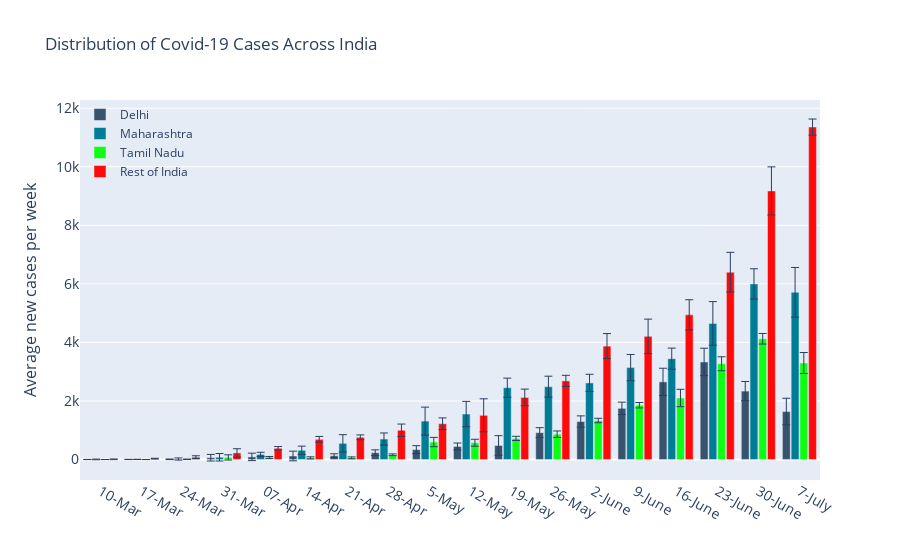

Write notebook code for a chart like this one.
### Code cell
import plotly.graph_objects as go

fig = go.Figure()
fig.add_trace(go.Bar(x=list(range(1,weeks+1)),
                y=week_avg['Delhi'],
                     error_y=dict(type='data', array=np.array(week_avg['err_del'])
                                  ,visible = True,thickness =1),
                name='Delhi',
                marker_color='rgb(55, 83, 109)'
                ))
fig.add_trace(go.Bar(x=list(range(1,weeks+1)),
                y=week_avg['Maharashtra'],
                error_y=dict(type='data', array=np.array(week_avg['err_mah'])
                             ,visible = True, thickness =1),
                name='Maharashtra',
                marker_color='rgb(0,125,150)'
                ))
fig.add_trace(go.Bar(x=list(range(1,weeks+1)),
                y=week_avg['Tamil Nadu'],
                error_y=dict(type='data', array=np.array(week_avg['err_tn'])
                             ,visible = True, thickness =1),
                name='Tamil Nadu',
                marker_color='rgb(13, 255, 20)'
                ))
fig.add_trace(go.Bar(x=list(range(1,weeks+1)),
                y=week_avg['Rest of India'],
                error_y=dict(type='data', array=np.array(week_avg['err_rest']) 
                             ,visible = True, thickness =1),
                name='Rest of India',
                marker_color='rgb(255, 10, 10)'
                ))

fig.update_layout(
    title='Distribution of Covid-19 Cases Across India' ,
    
    xaxis=dict(tickfont_size=14,
#                title = 'Week',
               ticktext= week_avg['week'],
               tickvals = list(range(1,plot_cases.shape[0]+1))
              ),    
    yaxis=dict(
        title='Average new cases per week',
        titlefont_size=16,
        tickfont_size=14,
    ),
    legend=dict(
        x=0,
        y=1.0,
        bgcolor='rgba(255, 255, 255, 0)',
        bordercolor='rgba(255, 255, 255, 0)'
    ),
    barmode='group',
    bargap=0.15, # gap between bars of adjacent location coordinates.
    bargroupgap=0.1,# gap between bars of the same location coordinate.
    shapes=[
        dict(
            type="rect",
            # x-reference is assigned to the x-values
            xref="x",
            # y-reference is assigned to the plot paper [0,1]
            yref="paper",
            x0="Jul 2020",
            y0=0,
            x1="Apr 2020",
            y1=1,
            fillcolor="LightSalmon",
            opacity=0.5,
            layer="below",
            line_width=0,
        )
    ],
    annotations=[
        dict(
#             x=15.5,
#             y=400,
            xref="x",
            yref="y",
            text="",
#             family="sans serif",
            showarrow=False
        )
    ]
)

# fig.update_xaxes(week_avg['week'])
fig.write_image('Images/weekly_avg.png',width=800, height=600)
fig.show()

### Figure 1 — Plotly figure (JSON) as saved in the notebook; plotly's stock layout.template omitted (floating-point values rounded to 4 significant figures)
{"data": [{"error_y": {"array": [2, 3.207, 9.81, 112.2, 127.1, 164.5, 67.39, 97.57, 134.0, 116.6, 335.0, 170.3, 192.8, 211.5, 466.3, 468.8, 328.5, 454.0], "thickness": 1, "type": "data", "visible": true}, "marker": {"color": "rgb(55, 83, 109)"}, "name": "Delhi", "type": "bar", "x": [1, 2, 3, 4, 5, 6, 7, 8, 9, 10, 11, 12, 13, 14, 15, 16, 17, 18], "y": [1, 3, 8, 62, 90, 121, 130, 233, 339, 447, 480, 918, 1298, 1749, 2652, 3333, 2338, 1639]}, {"error_y": {"array": [10.57, 3.928, 36.47, 127.9, 71.39, 141.6, 297.2, 206.7, 476.8, 432.4, 326.4, 357.8, 294.6, 448.0, 361.0, 743.5, 517.3, 849.4], "thickness": 1, "type": "data", "visible": true}, "marker": {"color": "rgb(0,125,150)"}, "name": "Maharashtra", "type": "bar", "x": [1, 2, 3, 4, 5, 6, 7, 8, 9, 10, 11, 12, 13, 14, 15, 16, 17, 18], "y": [4, 5, 18, 78, 176, 316, 552, 700, 1313, 1554, 2454, 2489, 2617, 3140, 3445, 4650, 5999, 5711]}, {"error_y": {"array": [0.5345, 0.8806, 6.881, 89.24, 32.45, 35.69, 32.4, 30.21, 159.1, 118.4, 72.13, 110.8, 75.85, 92.76, 296.1, 238.2, 181.1, 359.0], "thickness": 1, "type": "data", "visible": true}, "marker": {"color": "rgb(13, 255, 20)"}, "name": "Tamil Nadu", "type": "bar", "x": [1, 2, 3, 4, 5, 6, 7, 8, 9, 10, 11, 12, 13, 14, 15, 16, 17, 18], "y": [0, 0, 8, 72, 72, 57, 58, 162, 597, 574, 721, 865, 1333, 1856, 2102, 3271, 4125, 3296]}, {"error_y": {"array": [11.06, 11.72, 48.35, 142.5, 58.49, 98.66, 82.05, 211.5, 199.0, 564.6, 284.5, 191.4, 428.4, 588.7, 515.6, 676.8, 821.5, 275.3], "thickness": 1, "type": "data", "visible": true}, "marker": {"color": "rgb(255, 10, 10)"}, "name": "Rest of India", "type": "bar", "x": [1, 2, 3, 4, 5, 6, 7, 8, 9, 10, 11, 12, 13, 14, 15, 16, 17, 18], "y": [8, 32, 80, 226, 385, 690, 759, 1000, 1223, 1510, 2121, 2685, 3874, 4207, 4943, 6400, 9175, 11356]}], "layout": {"annotations": [{"showarrow": false, "text": "", "xref": "x", "yref": "y"}], "bargap": 0.15, "bargroupgap": 0.1, "barmode": "group", "legend": {"bgcolor": "rgba(255, 255, 255, 0)", "bordercolor": "rgba(255, 255, 255, 0)", "x": 0, "y": 1}, "shapes": [{"fillcolor": "LightSalmon", "layer": "below", "line": {"width": 0}, "opacity": 0.5, "type": "rect", "x0": "Jul 2020", "x1": "Apr 2020", "xref": "x", "y0": 0, "y1": 1, "yref": "paper"}], "title": {"text": "Distribution of Covid-19 Cases Across India"}, "xaxis": {"tickfont": {"size": 14}, "ticktext": ["10-Mar", "17-Mar", "24-Mar", "31-Mar", "07-Apr", "14-Apr", "21-Apr", "28-Apr", "5-May", "12-May", "19-May", "26-May", "2-June", "9-June", "16-June", "23-June", "30-June", "7-July"], "tickvals": [1, 2, 3, 4, 5, 6, 7, 8, 9, 10, 11, 12, 13, 14, 15, 16, 17, 18, 19, 20, 21, 22, 23, 24, 25, 26, 27, 28, 29, 30, 31, 32, 33, 34, 35, 36, 37, 38, 39, 40, 41, 42, 43, 44, 45, 46, 47, 48, 49, 50, 51, 52, 53, 54, 55, 56, 57, 58, 59, 60, 61, 62, 63, 64, 65, 66, 67, 68, 69, 70, 71, 72, 73, 74, 75, 76, 77, 78, 79, 80, 81, 82, 83, 84, 85, 86, 87, 88, 89, 90, 91, 92, 93, 94, 95, 96, 97, 98, 99, 100, 101, 102, 103, 104, 105, 106, 107, 108, 109, 110, 111, 112, 113, 114, 115, 116, 117, 118, 119, 120, 121, 122, 123, 124, 125]}, "yaxis": {"tickfont": {"size": 14}, "title": {"font": {"size": 16}, "text": "Average new cases per week"}}}}
